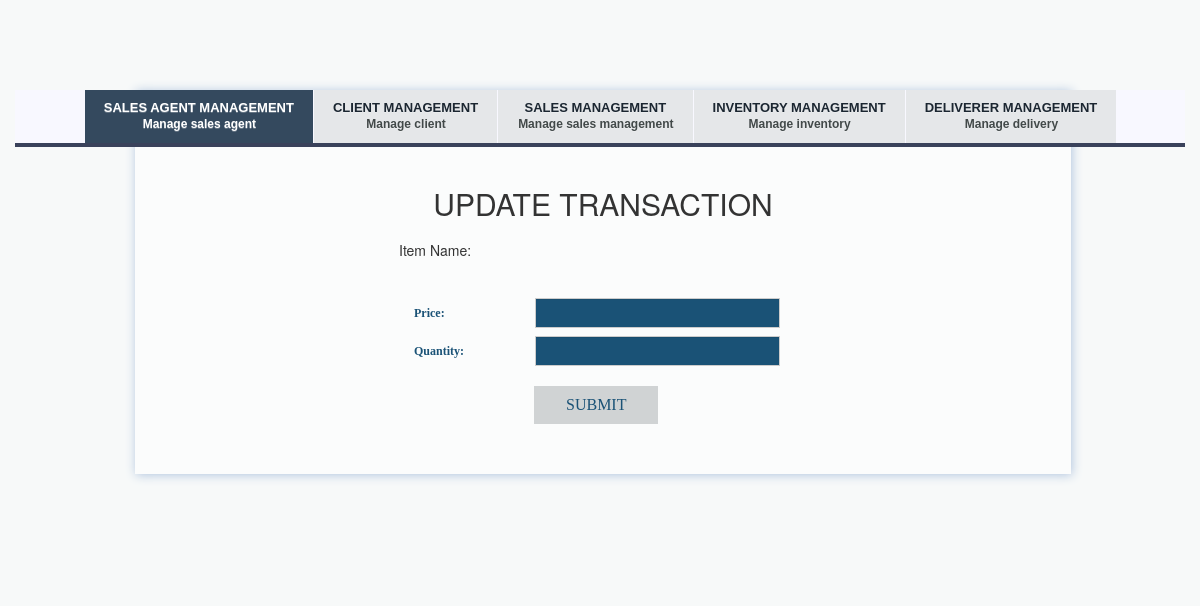
Page /knoxville/updateTransaction/33 on the earlier database version.
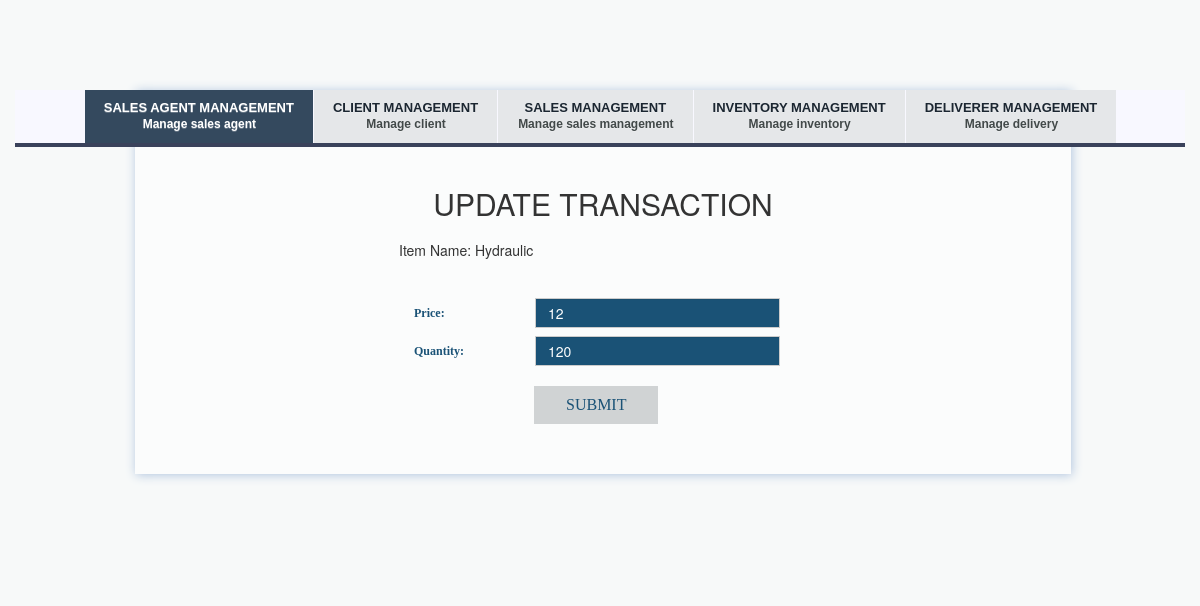
Same page on the later database version.
### tables this page shows
CREATE TABLE `transaction` (
  `transID` int(11) NOT NULL,
  `date` date NOT NULL,
  `time` time NOT NULL,
  `status` varchar(10) NOT NULL,
  `unit_price` int(11) NOT NULL,
  `quantity` int(11) NOT NULL DEFAULT '1',
  `itemID` int(11) NOT NULL,
  `orderID` int(11) NOT NULL
);

### application/controllers/knoxville.php (called while the page is built, shortened)
<?php
class Knoxville extends CI_Controller {
    public function __construct(){
        $this->load->model('client_model','Client');
        $this->load->model('sales_agent_model','SalesAgent');
		$this->load->model('order_model','Order');
		$this->load->model('item_model','Item');
		$this->load->model('transaction_model','Transaction');
		$this->load->model('deliverer_model','Deliverer');
		$this->load->model('shipment_model','Shipment');
		$this->load->model('shipment_status_model','ShipStatus');
    }
    public function updateTransaction($transID){
        $data['transID']=$transID;
        $condition = array('transID' => $transID);
        $oldRecord = $this->Transaction->read($condition);
        foreach($oldRecord as $o){
            $data['price'] = $o['unit_price'];
            $data['qty'] = $o['quantity'];
            $orderID = $o['orderID'];
            $itemID = $o['itemID'];
        }
        $condition = array('itemID'=>$itemID);
        $itemRec=$this->Item->read($condition);
        foreach($itemRec as $i){
            $data['item_desc'] = $i['item_desc'];
        }
        $rules = array(
                    array('field'=>'price', 'label'=>'Price', 'rules'=>'required'),
                    array('field'=>'qty', 'label'=>'Quantity', 'rules'=>'required')
                );
        $this->form_validation->set_rules($rules);
        if($this->form_validation->run()==FALSE){
			$header_data['title'] = "Update Transaction";
            $this->load->view('include/header',$header_data);
            $this->load->view('update_transForm',$data);
        }
        else{
            $newRecord=array('unit_price'=>$_POST['price'],'quantity'=>$_POST['qty']);
            $this->Transaction->update($newRecord, $transID);
            redirect('knoxville/viewTransaction/'.$orderID);
        }
    }
}

### index.php (called while the page is built, shortened)
<?php
require_once BASEPATH.'core/CodeIgniter.php';

### application/models/transaction_model.php (called while the page is built, shortened)
<?php
class Transaction_model extends CI_Model {
    private $table = 'transaction';
    function read($condition=null){
        $this->db->select('*');
        $this->db->from($this->table);
        $this->db->order_by('date','desc');
        if(isset($condition))
            $this->db->where($condition);
        $query = $this->db->get();
        if($query->num_rows()>0)
            return $query->result_array();
        else
            return false;
    }
}
?>

### application/views/update_transForm.php (the view, shortened to what this page needs)
<!DOCTYPE html>
<div class="tab-content">
  <?php echo form_open('knoxville/updateTransaction/'.$transID);
  ?>
  <div>&nbsp;</div>
  <h2 class="text-center">UPDATE TRANSACTION</h2>
  <div class="container ClientForm">
    <div>
		<p class="font">Item Name: <?php echo $item_desc?></p><br />
    </div>
    <div>
		<label class="control-label col-sm-4" for="price">Price:</label>
		<input class="form-control col-sm-4"type="text" name="price" id="price" value="<?php echo $price?>" />
    </div>
    <div>
		<label class="control-label col-sm-4" for="qty">Quantity:</label>
		<input class="form-control col-sm-4"type="text" name="qty" id="qty" value="<?php echo $qty?>" />
    </div>
	<div class="col-sm-6">
		<input class="subUpdate" type="submit" value="SUBMIT"/>
	</div>
  </form>
  </div>
  </div>
</body>
</html>

Differences in the rows shown:
added transaction: price "12", qty "120"
Other differences:
$item_desc: (not shown) → "Hydraulic"
